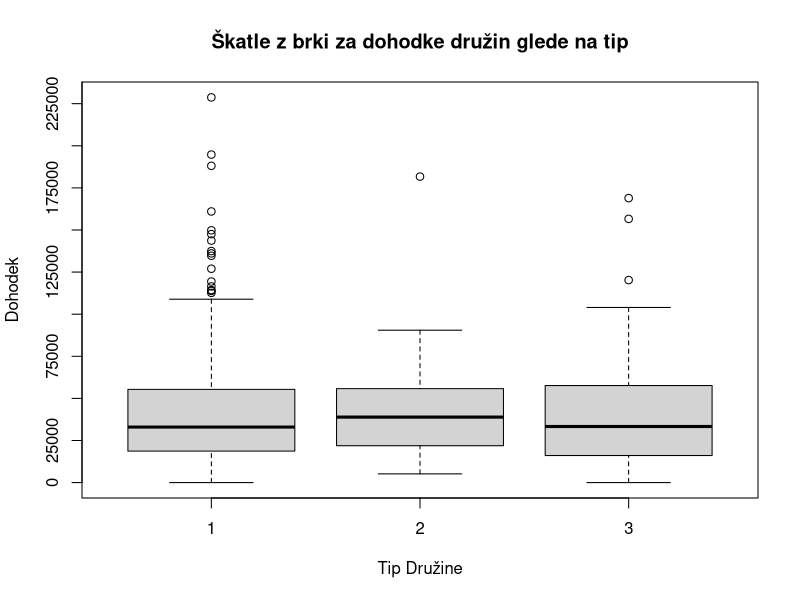

The R source for this figure:
#Nastavimo lokacijo na mapo, ki vsebuje nalogo
#Npr. setwd("C:/Users/Uporabnik/Documents/GitHub/STAT")
#Po potrebi naložimo knjižnjico dplyr z ukazom install.packages("dplyr")

library(dplyr)

#Pretvorimo tabelo v obliki csv datoteke v dataframe, s katerimi R operira

vzorec1 <- read.csv("KibergradVzorec1.csv")

#Shranimo si vnose za tipe in za dohodke

Tip <- vzorec1$TIP
Dohodek <- vzorec1$DOHODEK

#Da preberemo ekstremne vrednosti (maksimum ter minimum) in kvartile lahko
#uporabimo fukncijo summary(). To lahko storimo na celem vzorcu, ali pa samo na
#dohodkih, ki so shranjeni v tabeli Dohodek. Da izpišemo vrednosti po tipih, pred tem
#filtriramo podatke po tipih.

DohTip1 <- filter(vzorec1, TIP == 1)$DOHODEK
DohTip2 <- filter(vzorec1, TIP == 2)$DOHODEK
DohTip3 <- filter(vzorec1, TIP == 3)$DOHODEK

povzetek1 <- summary(DohTip1)
povzetek2 <- summary(DohTip2)
povzetek3 <- summary(DohTip3)

print(povzetek1) 
print(povzetek2)
print(povzetek3)

#Pri tem nam funkcija izpiše tudi povprečje vrednosti (mean)
#Poračunajmo še interkvartilne razmike

IQR1 <- IQR(DohTip1)
IQR2 <- IQR(DohTip2)
IQR3 <- IQR(DohTip3)

print(IQR1)
print(IQR2)
print(IQR3)

#Poračunajmo še standardne odklone
sd1 <- sd(DohTip1)
sd2 <- sd(DohTip2)
sd3 <- sd(DohTip3)

paste(print("Standardni odkloni znotraj tipov so"), print(sd1), print(","), print(sd2), print("in"), print(sd3))

#Sedaj narišemo vzporedne škatle z brki

boxplot(Dohodek~Tip, data = vzorec1, main="Škatle z brki za dohodke družin glede na tip",yaxp = c(0, 250000, 10), xlab = "Tip Družine", ylab = "Dohodek")